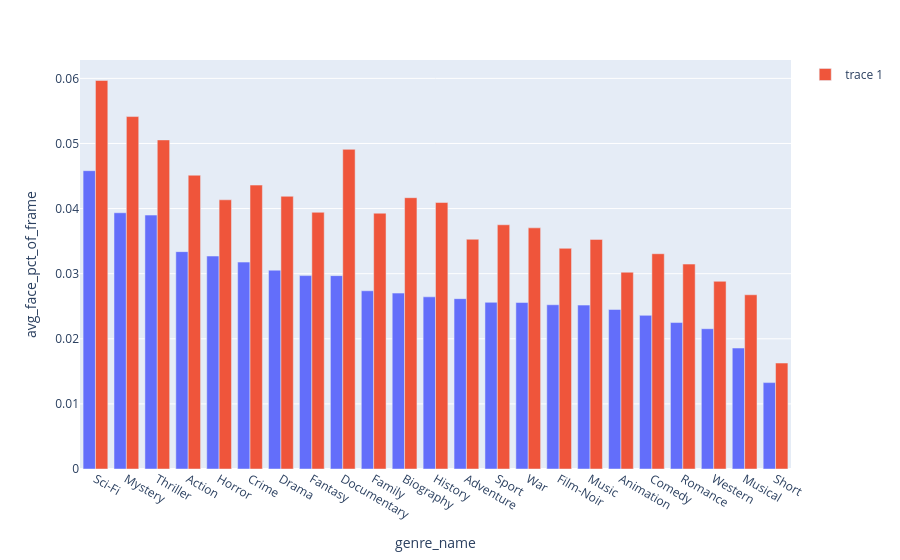

The notebook cell this image was saved under:
### Code cell
order = g.groupby("genre_name")['avg_face_pct_of_frame'].mean().sort_values(ascending=False).reset_index()
fig = px.bar(g, x='genre_name', y='avg_face_pct_of_frame', category_orders={'genre_name': order['genre_name'].tolist()})
trace = go.Bar(x=g['genre_name'], y=g['avg_face_top_1_pct_of_frame'])
fig.add_trace(trace)
fig.update_layout(barmode='group')
fig.show()

### Figure 1 — Plotly figure (JSON) as saved in the notebook; plotly's stock layout.template omitted (floating-point values rounded to 4 significant figures)
{"data": [{"hovertemplate": "genre_name=%{x}<br>avg_face_pct_of_frame=%{y}<extra></extra>", "legendgroup": "", "marker": {"color": "#636efa", "pattern": {"shape": ""}}, "name": "", "orientation": "v", "showlegend": false, "textposition": "auto", "type": "bar", "x": ["Action", "Adventure", "Animation", "Biography", "Comedy", "Crime", "Documentary", "Drama", "Family", "Fantasy", "Film-Noir", "History", "Horror", "Music", "Musical", "Mystery", "Romance", "Sci-Fi", "Short", "Sport", "Thriller", "War", "Western"], "xaxis": "x", "y": [0.03339, 0.02616, 0.0245, 0.02702, 0.0236, 0.03178, 0.0297, 0.03054, 0.02738, 0.0297, 0.02523, 0.02644, 0.03271, 0.02517, 0.01858, 0.03936, 0.0225, 0.04582, 0.01327, 0.0256, 0.039, 0.02557, 0.02154], "yaxis": "y"}, {"type": "bar", "x": ["Action", "Adventure", "Animation", "Biography", "Comedy", "Crime", "Documentary", "Drama", "Family", "Fantasy", "Film-Noir", "History", "Horror", "Music", "Musical", "Mystery", "Romance", "Sci-Fi", "Short", "Sport", "Thriller", "War", "Western"], "y": [0.04512, 0.03529, 0.03023, 0.04167, 0.03306, 0.04361, 0.0491, 0.04189, 0.03929, 0.03943, 0.0339, 0.04093, 0.04135, 0.03527, 0.02676, 0.05413, 0.03148, 0.05968, 0.01627, 0.03751, 0.05055, 0.03704, 0.02883]}], "layout": {"barmode": "group", "legend": {"tracegroupgap": 0}, "margin": {"t": 60}, "xaxis": {"anchor": "y", "categoryarray": ["Sci-Fi", "Mystery", "Thriller", "Action", "Horror", "Crime", "Drama", "Fantasy", "Documentary", "Family", "Biography", "History", "Adventure", "Sport", "War", "Film-Noir", "Music", "Animation", "Comedy", "Romance", "Western", "Musical", "Short"], "categoryorder": "array", "domain": [0, 1], "title": {"text": "genre_name"}}, "yaxis": {"anchor": "x", "domain": [0, 1], "title": {"text": "avg_face_pct_of_frame"}}}}
